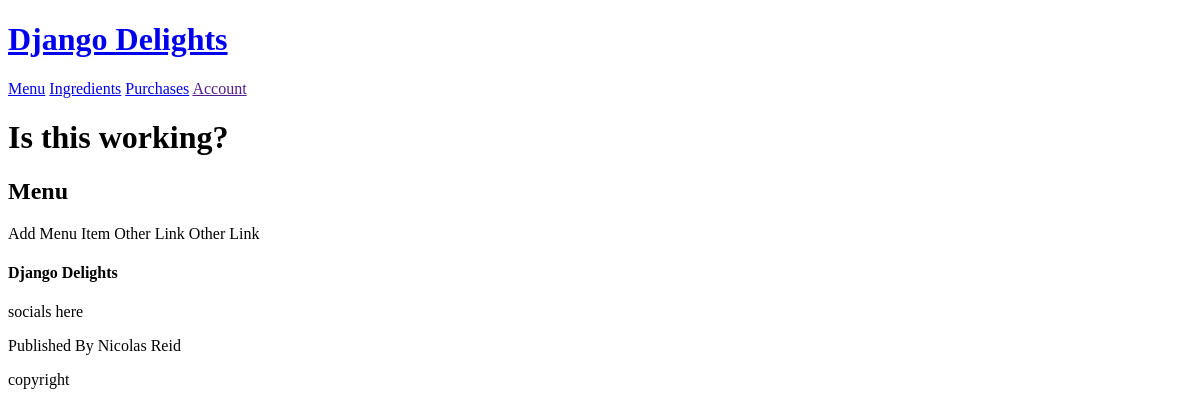
Before: /menu-list/ with the older database file.
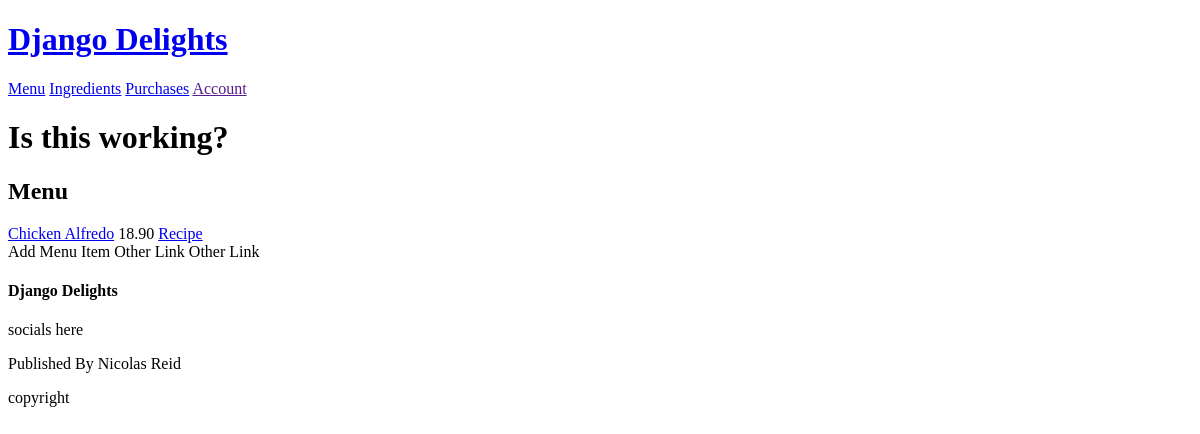
After: the same page with the newer database file.
### inventory/models.py (models this page shows)
class MenuItem(models.Model):
    name = models.CharField(max_length=30, primary_key=True, unique=True)
    menu_price = models.DecimalField(max_digits=5, decimal_places=2)

### inventory/views.py (the view)
# urls.py: path('menu-list/', views.MenuListView.as_view(), name='menulist'),
class MenuListView(ListView):
    model = MenuItem
    template_name = 'inventory/menu-list.html'
    context_object_name = 'menu_list'

### inventory/templates/inventory/menu-list.html (shortened to what this page needs)
{% extends 'inventory/base.html' %}
{% block content %}
<main>
    <div class="left-side">
        <h2>Menu</h2>
        <div class="menu-container">
            {% for menuitem in menu_list %}
            <a href="{% url 'menuitem' pk=menuitem.name %}">{{ menuitem.name }}</a>
            {{ menuitem.menu_price }}
            <a href="{% url 'recipe' pk=menuitem.name %}">Recipe</a>
            {% endfor %}
        </div>
    </div>
    <div class="right-side">
        <div class="buttons">
            <a>Add Menu Item</a>
            <a>Other Link</a>
            <a>Other Link</a>
        </div>
    </div>
</main>
{% endblock %}

### inventory/templates/inventory/base.html (shortened to what this page needs)
<!DOCTYPE html>
<html lang="en">
<head>
</head>
<body>
  <header>
    <a href="{% url 'home' %}">
      <h1>Django Delights</h1>
    </a>
    <nav>
      <a href="{% url 'menulist' %}">Menu</a>
      <a href="{% url 'ingredientlist' %}">Ingredients</a>
      <a href="{% url 'purchaselist'%}">Purchases</a>
      <a href="">Account</a>
    </nav>
  </header>
  <h1>Is this working?</h1>
  {% block content %}
  {% endblock %}
  <footer>
    <div>
        <h4>Django Delights</h4>
        <div>
            <p>socials here</p>
        </div>
        <p>Published By Nicolas Reid </p>
        <p>copyright</p>
    </div>
  </footer>
</body>
</html>

Changed rows visible on the page:
added MenuItem: name "Chicken Alfredo", menu_price "18.90"
